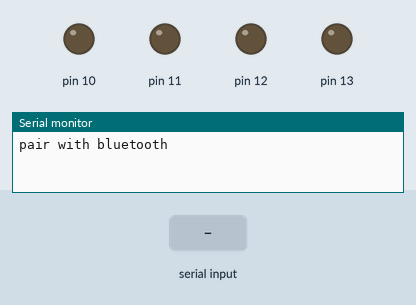
Recording of a sketch running on a simulated Arduino Uno, built with avr-gcc and run on an emulated ATmega328P. On the bench: output pins drawn as LEDs (lit = HIGH), the last lines printed to the serial monitor. Inputs (shaded band) come from the test bench.

Above: at 1.2 s.
1.3 s: "8" received over the second serial link
At 2.2 s:
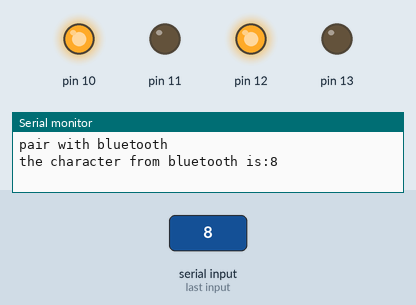
2.8 s: "4" received over the second serial link
At 3.3 s:
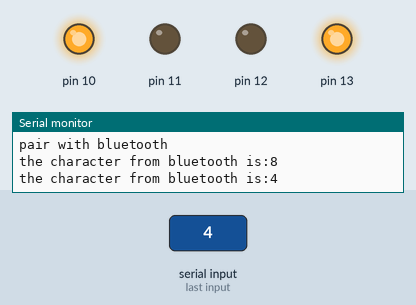
4.3 s: "6" received over the second serial link
At 5.5 s:
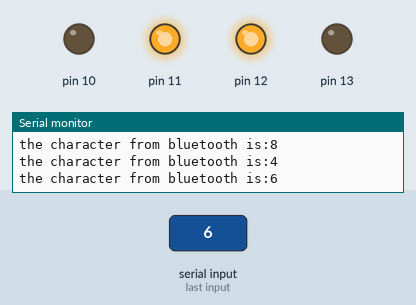
5.8 s: "2" received over the second serial link
At 6.8 s:
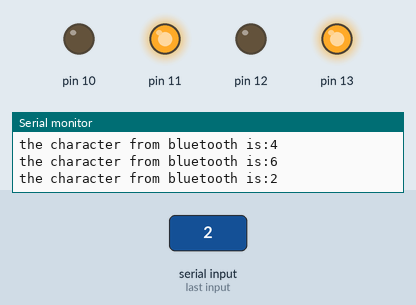
7.3 s: "0" received over the second serial link
At 7.9 s:
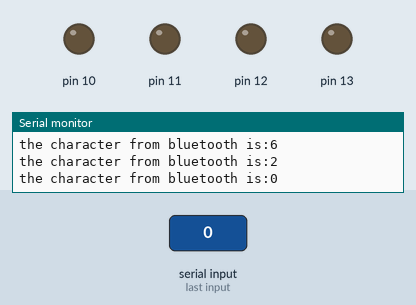
Timing chart, 0 to 9.8 s (numbered marks = the images above; inputs shaded):
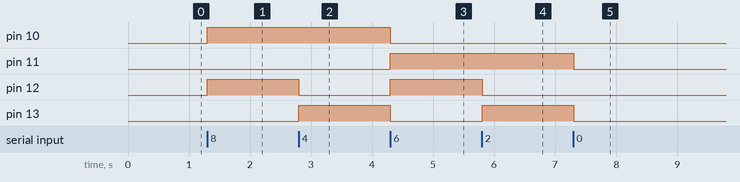

Measured:
- after the input at 1.3 s, pin 10, pin 12: LOW → HIGH at once
- after the input at 2.8 s, pin 12: HIGH → LOW at once; pin 13: LOW → HIGH at once
- after the input at 4.3 s, pin 10, pin 13: HIGH → LOW at once; pin 11, pin 12: LOW → HIGH at once
- after the input at 5.8 s, pin 12: HIGH → LOW at once; pin 13: LOW → HIGH at once
- after the input at 7.3 s, pin 11, pin 13: HIGH → LOW at once

The sketch:

bluetooth_robot.ino
```cpp
#include<SoftwareSerial.h>
SoftwareSerial bluetooth(4,3); //(RX,TX) rx to uno
char bt='0';
void setup() {
  // put your setup code here, to run once:
  pinMode(10,OUTPUT);
  pinMode(11,OUTPUT);
  pinMode(12,OUTPUT);
  pinMode(13,OUTPUT);
  bluetooth.begin(9600);
  Serial.begin(9600);
  Serial.println("pair with bluetooth");
}
void stop(int n){
for(int i=0;i<n;i++){
  digitalWrite(10,LOW);
  digitalWrite(11,LOW);
  digitalWrite(12,LOW);
  digitalWrite(13,LOW);
  delay(1);
}
}
void left(){
  digitalWrite(10,HIGH);
  digitalWrite(11,LOW);
  digitalWrite(12,LOW);
  digitalWrite(13,HIGH);
}
void right(){
  digitalWrite(10,LOW);
  digitalWrite(11,HIGH);
  digitalWrite(12,HIGH);
  digitalWrite(13,LOW);
}
void forward(){
  digitalWrite(10,HIGH);
  digitalWrite(11,LOW);
  digitalWrite(12,HIGH);
  digitalWrite(13,LOW);
}
void backward(){
  digitalWrite(10,LOW);
  digitalWrite(11,HIGH);
  digitalWrite(12,LOW);
  digitalWrite(13,HIGH);
}

void loop() {
  // put your main code here, to run repeatedly:
  if(bluetooth.available()){
    bt = bluetooth.read();
    Serial.println("the character from bluetooth is:"+String(bt));
  }
  if(bt == '8'){
   forward();
   delay(2);
 }
 else if(bt == '4'){
   left();
   delay(2);
 }
 else if(bt == '6'){
   right();
   delay(2);
 }
 else if(bt == '2'){
   backward();
  delay(2);
 }
 else if(bt == '0'){
 stop(2);
 }
}
```
